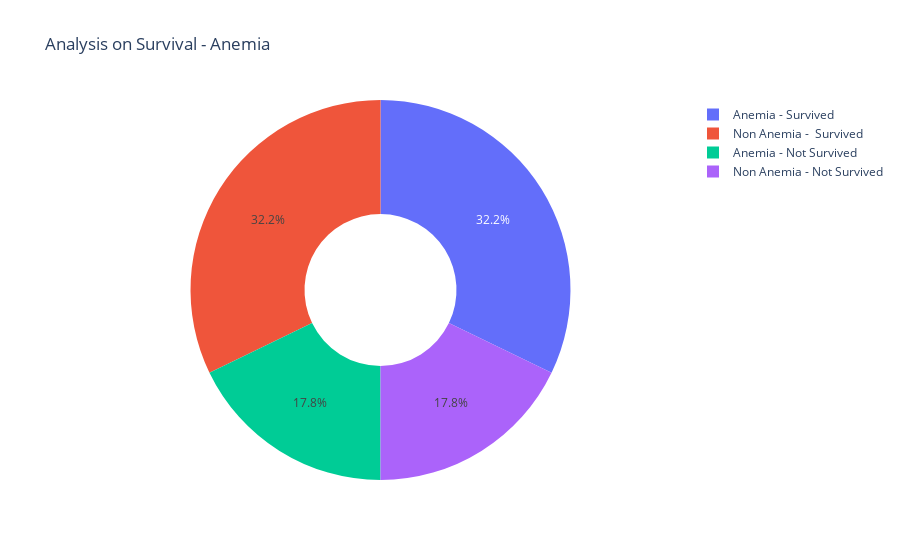

Notebook cell for this chart:
### Code cell
anemia = df[df["anaemia"]==1]
nonanemia = df[df["anaemia"]==0]

anemia_survi = anemia[df["DEATH_EVENT"]==0]
anemia_not = anemia[df["DEATH_EVENT"]==1]
nonanemia_survi = nonanemia[df["DEATH_EVENT"]==0]
nonanemia_not = nonanemia[df["DEATH_EVENT"]==1]

labels = ['Anemia - Survived','Anemia - Not Survived', "Non Anemia -  Survived", "Non Anemia - Not Survived"]
values = [len(anemia[df["DEATH_EVENT"]==0]),len(anemia[df["DEATH_EVENT"]==1]),
         len(anemia[df["DEATH_EVENT"]==0]),len(anemia[df["DEATH_EVENT"]==1])]
fig = go.Figure(data=[go.Pie(labels=labels, values=values, hole=.4)])
fig.update_layout(
    title_text="Analysis on Survival - Anemia")
fig.show()

### Figure 1 — Plotly figure (JSON) as saved in the notebook; plotly's stock layout.template omitted (floating-point values rounded to 4 significant figures)
{"data": [{"hole": 0.4, "labels": ["Anemia - Survived", "Anemia - Not Survived", "Non Anemia -  Survived", "Non Anemia - Not Survived"], "type": "pie", "values": [83, 46, 83, 46]}], "layout": {"title": {"text": "Analysis on Survival - Anemia"}}}
